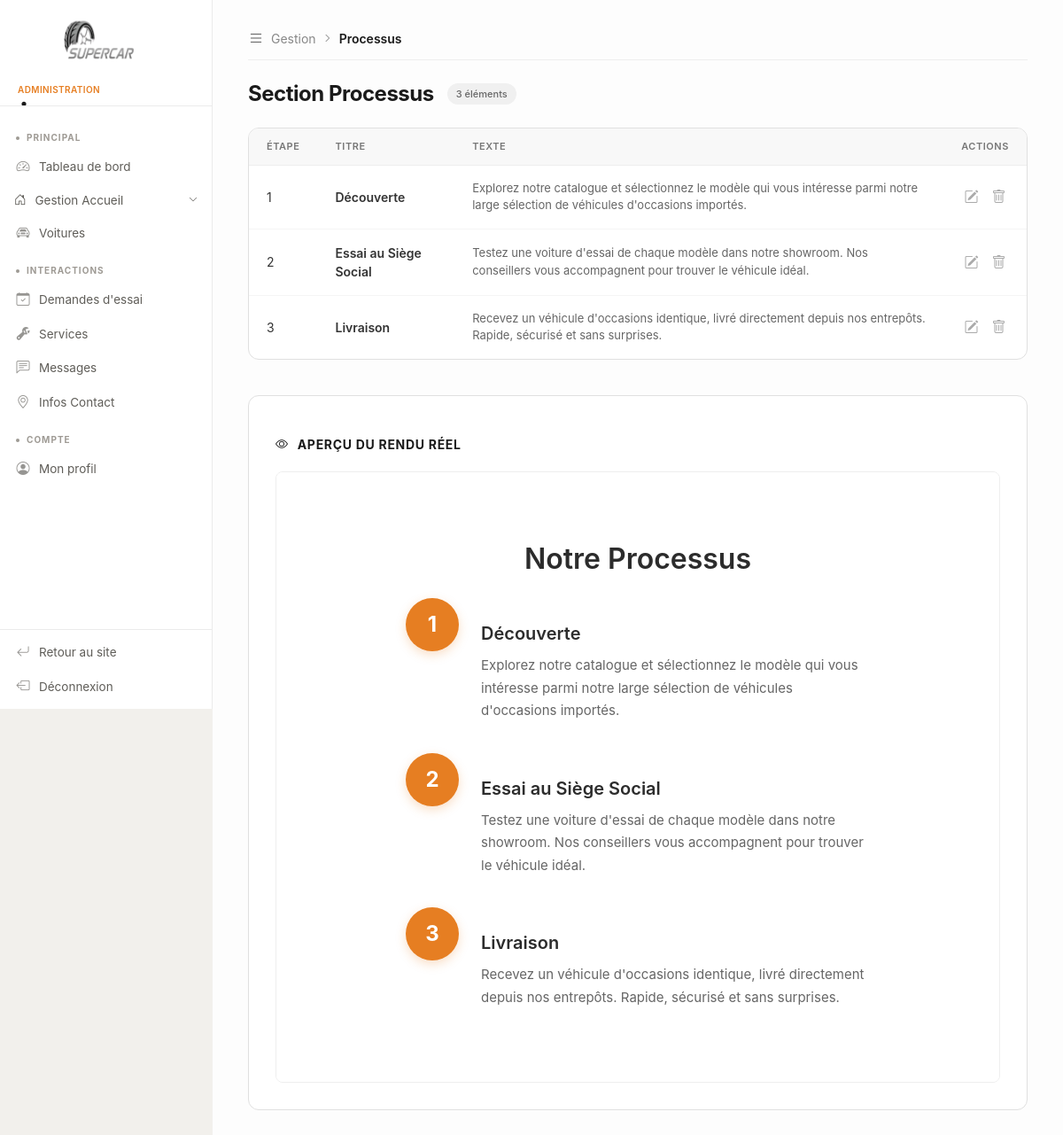
Page /Admin/section_processus.php (signed in) on the committed database.
### tables this page shows
CREATE TABLE contenu(
   id_contenu INT AUTO_INCREMENT PRIMARY KEY,
   lignecontenu INT,
   titre VARCHAR(200) NOT NULL,
   texte TEXT,
   image VARCHAR(255) DEFAULT NULL,
   page VARCHAR(100)
);

### Admin/backend/gestion_accueil/FonctionContenu.php (called while the page is built, shortened)
<?php
function get_contenu_by_page($page) {
    global $bdd;
    $sql = "SELECT * FROM contenu WHERE page = '$page' ORDER BY lignecontenu ASC";
    $resultat = mysqli_query($bdd, $sql);
    return mysqli_fetch_all($resultat, MYSQLI_ASSOC);
}
?>

### Admin/section_processus.php (the view, shortened to what this page needs)
<?php
include 'backend/gestion_accueil/FonctionContenu.php';
$processus_contents = get_contenu_by_page('processus');
$count_rows = count($processus_contents);
$edit_data = null;
?>
<!DOCTYPE html>
<html lang="fr">
<head>
    <link rel="stylesheet" href="https://cdn.jsdelivr.net/npm/bootstrap-icons@1.11.3/font/bootstrap-icons.css">
    <link rel="stylesheet" href="assets/header.css">
    <link rel="stylesheet" href="assets/section_hero.css">
    <link rel="stylesheet" href="assets/section_processus.css">
</head>
<body>
    <?php include('include/header.php'); ?>
    <div id="main-content" class="<?= $edit_data ? 'page-blur' : '' ?>">
        <div class="top-nav-admin">
            <div class="breadcrumb-simple">
                <i class="bi bi-list"></i> Gestion <i class="bi bi-chevron-right" style="font-size: 10px;"></i> <span class="current">Processus</span>
            </div>
        </div>
        <div class="table-info-header">
            <div class="table-title-wrap">
                <h1>Section Processus</h1>
                <span class="badge-info"><?= $count_rows ?> éléments</span>
            </div>
        </div>
        <div class="table-container">
            <div style="overflow-x: auto;">
                <table class="admin-table">
                    <thead>
                        <tr>
                            <th>ÉTAPE</th>
                            <th>TITRE</th>
                            <th>TEXTE</th>
                            <th style="text-align: center;">ACTIONS</th>
                        </tr>
                    </thead>
                    <tbody>
                        <?php if (empty($processus_contents)): ?>
                            <tr><td colspan="4" style="text-align: center; padding: 40px;">Aucune donnée.</td></tr>
                        <?php else: ?>
                            <?php foreach ($processus_contents as $row): ?>
                                <tr>
                                    <td><?= $row['lignecontenu'] ?></td>
                                    <td style="font-weight: 600;"><?= $row['titre'] ?></td>
                                    <td style="font-size: 13px; color: #666;"><?= $row['texte'] ?></td>
                                    <td>
                                        <div class="action-links" style="justify-content: center;">
                                            <a href="section_processus.php?edit=<?= $row['id_contenu'] ?>"><i class="bi bi-pencil-square"></i></a>
                                            <a href="backend/gestion_accueil/delete_processus.php?id=<?= $row['id_contenu'] ?>" class="delete" onclick="return confirm('Supprimer ?')"><i class="bi bi-trash"></i></a>
                                        </div>
                                    </td>
                                </tr>
                            <?php endforeach; ?>
                        <?php endif; ?>
                    </tbody>
                </table>
            </div>
        </div>
        <div class="preview-container">
            <h3 class="preview-title"><i class="bi bi-eye"></i> Aperçu du rendu réel</h3>
            <div class="processus-preview-wrapper">
                <section class="process-section animate">
                    <div class="container py-5">
                        <h2 class="section-title text-center mb-5">Notre Processus</h2>
                        <div class="row justify-content-center">
                            <div class="col-lg-8">
                                <?php foreach ($processus_contents as $step): ?>
                                    <?php $dir = ($step['lignecontenu'] % 2 == 0) ? 'from-right' : 'from-left'; ?>
                                    <div class="process-step <?= $dir ?>">
                                        <div class="step-number"><?= $step['lignecontenu'] ?></div>
                                        <div class="step-content">
                                            <h3 class="step-title"><?= $step['titre'] ?></h3>
                                            <p class="step-text"><?= $step['texte'] ?></p>
                                        </div>
                                    </div>
                                <?php endforeach; ?>
                            </div>
                        </div>
                    </div>
                </section>
            </div>
        </div>
    </div>
    <?php include('include/footer.php'); ?>
</body>
</html>

### Admin/assets/header.css (style rules this page uses)
:root { --bg-primary: #ffffff; --bg-secondary: #f8f6f3; --bg-tertiary: #f2f0ec; --text-primary: #1a1a1a; --text-secondary: #5f5d58; --text-tertiary: #9e9a94; --border: rgba(0, 0, 0, 0.08); --border-md: rgba(0, 0, 0, 0.14); --accent: #E67E22; --accent-soft: #fdf5ed; --accent-dark: #c86a10; --accent-text: #ffffff; }
*, *::before, *::after { box-sizing: border-box; }
body { margin: 0; padding: 0; font-family: -apple-system, BlinkMacSystemFont, 'Segoe UI', 'Helvetica Neue', Arial, sans-serif; background: var(--bg-tertiary); color: var(--text-primary); font-size: 14px; line-height: 1.5; min-height: 100vh; display: flex; }

### Admin/assets/section_hero.css (style rules this page uses)
#main-content { flex: 1; padding: 20px 40px; background: #fdfdfd; min-width: 0; }
.top-nav-admin { display: flex; justify-content: space-between; align-items: center; padding: 10px 0; margin-bottom: 20px; border-bottom: 0.5px solid #eee; }
.breadcrumb-simple { font-size: 14px; color: #888; display: flex; align-items: center; gap: 8px; }
.breadcrumb-simple i { font-size: 18px; color: #666; }
.breadcrumb-simple .current { font-weight: 600; color: #1a1a1a; }
.table-info-header { display: flex; justify-content: space-between; align-items: center; margin-bottom: 20px; }
.table-title-wrap { display: flex; align-items: center; gap: 15px; }
.table-title-wrap h1 { font-size: 24px; font-weight: 700; margin: 0; letter-spacing: -0.02em; }
.badge-info { font-size: 11px; background: #f0f0f0; color: #666; padding: 4px 10px; border-radius: 20px; font-weight: 500; }
.table-container { background: #fff; border: 0.5px solid #e0e0e0; border-radius: 12px; overflow: hidden; }
.admin-table { width: 100%; border-collapse: collapse; }
.admin-table thead { background: #f8f8f8; }
.admin-table th { padding: 12px 20px; font-size: 11px; font-weight: 600; color: #777; text-transform: uppercase; letter-spacing: 0.05em; text-align: left; border-bottom: 0.5px solid #eee; }
.admin-table td { padding: 16px 20px; font-size: 14px; color: #333; border-bottom: 0.5px solid #f5f5f5; }
.admin-table tr:last-child td { border-bottom: none; }
.action-links { display: flex; gap: 15px; }
.action-links a { color: #aaa; font-size: 16px; transition: color 0.2s; }
.preview-container { margin-top: 40px; background: #fff; border: 0.5px solid #e0e0e0; border-radius: 12px; padding: 30px; margin-bottom: 30px; }
.preview-title { font-size: 14px; font-weight: 700; color: #1a1a1a; margin-bottom: 20px; display: flex; align-items: center; gap: 10px; text-transform: uppercase; letter-spacing: 0.05em; }

### Admin/assets/section_processus.css (style rules this page uses)
.processus-preview-wrapper { width: 100%; border-radius: 8px; overflow: hidden; border: 1px solid #eee; background-color: white; font-family: -apple-system, BlinkMacSystemFont, 'Segoe UI', 'Roboto', 'Helvetica', 'Arial', sans-serif; }
.processus-preview-wrapper .process-section { background-color: white; overflow: hidden; padding: 0; }
.processus-preview-wrapper .container { max-width: 1140px; margin: 0 auto; padding-inline: 15px; }
.processus-preview-wrapper .py-5 { padding-top: 3rem; padding-bottom: 3rem; }
.processus-preview-wrapper .text-center { text-align: center; }
.processus-preview-wrapper .mb-5 { margin-bottom: 3rem; }
.processus-preview-wrapper .section-title { font-size: 32px; font-weight: 600; color: #2c2c2c; margin-bottom: 20px; }
.processus-preview-wrapper .row { display: flex; flex-wrap: wrap; justify-content: center; }
.processus-preview-wrapper .col-lg-8 { flex: 0 0 auto; width: 66.66666667%; max-width: 66.66666667%; }
.processus-preview-wrapper .process-step { display: flex; gap: 25px; margin-bottom: 35px; align-items: flex-start; opacity: 1 !important; }
.processus-preview-wrapper .step-number { width: 60px; height: 60px; background: #E67E22; border-radius: 50%; display: flex; align-items: center; justify-content: center; color: white; font-size: 24px; font-weight: 700; flex-shrink: 0; box-shadow: 0 4px 12px rgba(230, 126, 34, 0.25); }
.processus-preview-wrapper .step-content { flex: 1; padding-top: 5px; }
.processus-preview-wrapper .step-title { font-size: 20px; font-weight: 600; color: #2c2c2c; margin-bottom: 8px; }
.processus-preview-wrapper .step-text { font-size: 15px; color: #666666; line-height: 1.7; margin: 0; }

### rows in the picture
contenu: lignecontenu "1", titre "Découverte", texte "Explorez notre catalogue et sélectionnez le modèle qui vous intéresse parmi notre large sélection de véhicules d'occasions importés."
contenu: lignecontenu "2", titre "Essai au Siège Social", texte "Testez une voiture d'essai de chaque modèle dans notre showroom. Nos conseillers vous accompagnent pour trouver le véhicule idéal."
contenu: lignecontenu "3", titre "Livraison", texte "Recevez un véhicule d'occasions identique, livré directement depuis nos entrepôts. Rapide, sécurisé et sans surprises."

### other values in the picture
$count_rows "3"
